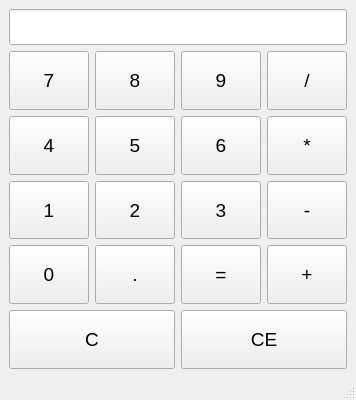
<?xml version="1.0" encoding="UTF-8"?>
<ui version="4.0">
 <class>Calculator</class>
 <widget class="QMainWindow" name="Calculator">
  <property name="geometry">
   <rect>
    <x>0</x>
    <y>0</y>
    <width>300</width>
    <height>400</height>
   </rect>
  </property>
  <property name="windowTitle">
   <string>Calculadora</string>
  </property>
  <widget class="QWidget" name="centralwidget">
   <layout class="QVBoxLayout" name="verticalLayout">
    <item>
     <widget class="QLineEdit" name="display">
      <property name="font">
       <font>
        <pointsize>18</pointsize>
        <bold>true</bold>
       </font>
      </property>
      <property name="alignment">
       <set>Qt::AlignRight|Qt::AlignTrailing|Qt::AlignVCenter</set>
      </property>
      <property name="readOnly">
       <bool>true</bool>
      </property>
     </widget>
    </item>
    <item>
     <layout class="QGridLayout" name="gridLayout">
      <item row="0" column="0">
       <widget class="QPushButton" name="button7">
        <property name="sizePolicy">
         <sizepolicy hsizetype="Minimum" vsizetype="Expanding">
          <horstretch>0</horstretch>
          <verstretch>0</verstretch>
         </sizepolicy>
        </property>
        <property name="font">
         <font>
          <pointsize>14</pointsize>
         </font>
        </property>
        <property name="text">
         <string>7</string>
        </property>
       </widget>
      </item>
      <item row="0" column="1">
       <widget class="QPushButton" name="button8">
        <property name="sizePolicy">
         <sizepolicy hsizetype="Minimum" vsizetype="Expanding">
          <horstretch>0</horstretch>
          <verstretch>0</verstretch>
         </sizepolicy>
        </property>
        <property name="font">
         <font>
          <pointsize>14</pointsize>
         </font>
        </property>
        <property name="text">
         <string>8</string>
        </property>
       </widget>
      </item>
      <item row="0" column="2">
       <widget class="QPushButton" name="button9">
        <property name="sizePolicy">
         <sizepolicy hsizetype="Minimum" vsizetype="Expanding">
          <horstretch>0</horstretch>
          <verstretch>0</verstretch>
         </sizepolicy>
        </property>
        <property name="font">
         <font>
          <pointsize>14</pointsize>
         </font>
        </property>
        <property name="text">
         <string>9</string>
        </property>
       </widget>
      </item>
      <item row="0" column="3">
       <widget class="QPushButton" name="buttonDivide">
        <property name="sizePolicy">
         <sizepolicy hsizetype="Minimum" vsizetype="Expanding">
          <horstretch>0</horstretch>
          <verstretch>0</verstretch>
         </sizepolicy>
        </property>
        <property name="font">
         <font>
          <pointsize>14</pointsize>
         </font>
        </property>
        <property name="text">
         <string>/</string>
        </property>
       </widget>
      </item>
      <item row="1" column="0">
       <widget class="QPushButton" name="button4">
        <property name="sizePolicy">
         <sizepolicy hsizetype="Minimum" vsizetype="Expanding">
          <horstretch>0</horstretch>
          <verstretch>0</verstretch>
         </sizepolicy>
        </property>
        <property name="font">
         <font>
          <pointsize>14</pointsize>
         </font>
        </property>
        <property name="text">
         <string>4</string>
        </property>
       </widget>
      </item>
      <item row="1" column="1">
       <widget class="QPushButton" name="button5">
        <property name="sizePolicy">
         <sizepolicy hsizetype="Minimum" vsizetype="Expanding">
          <horstretch>0</horstretch>
          <verstretch>0</verstretch>
         </sizepolicy>
        </property>
        <property name="font">
         <font>
          <pointsize>14</pointsize>
         </font>
        </property>
        <property name="text">
         <string>5</string>
        </property>
       </widget>
      </item>
      <item row="1" column="2">
       <widget class="QPushButton" name="button6">
        <property name="sizePolicy">
         <sizepolicy hsizetype="Minimum" vsizetype="Expanding">
          <horstretch>0</horstretch>
          <verstretch>0</verstretch>
         </sizepolicy>
        </property>
        <property name="font">
         <font>
          <pointsize>14</pointsize>
         </font>
        </property>
        <property name="text">
         <string>6</string>
        </property>
       </widget>
      </item>
      <item row="1" column="3">
       <widget class="QPushButton" name="buttonMultiply">
        <property name="sizePolicy">
         <sizepolicy hsizetype="Minimum" vsizetype="Expanding">
          <horstretch>0</horstretch>
          <verstretch>0</verstretch>
         </sizepolicy>
        </property>
        <property name="font">
         <font>
          <pointsize>14</pointsize>
         </font>
        </property>
        <property name="text">
         <string>*</string>
        </property>
       </widget>
      </item>
      <item row="2" column="0">
       <widget class="QPushButton" name="button1">
        <property name="sizePolicy">
         <sizepolicy hsizetype="Minimum" vsizetype="Expanding">
          <horstretch>0</horstretch>
          <verstretch>0</verstretch>
         </sizepolicy>
        </property>
        <property name="font">
         <font>
          <pointsize>14</pointsize>
         </font>
        </property>
        <property name="text">
         <string>1</string>
        </property>
       </widget>
      </item>
      <item row="2" column="1">
       <widget class="QPushButton" name="button2">
        <property name="sizePolicy">
         <sizepolicy hsizetype="Minimum" vsizetype="Expanding">
          <horstretch>0</horstretch>
          <verstretch>0</verstretch>
         </sizepolicy>
        </property>
        <property name="font">
         <font>
          <pointsize>14</pointsize>
         </font>
        </property>
        <property name="text">
         <string>2</string>
        </property>
       </widget>
      </item>
      <item row="2" column="2">
       <widget class="QPushButton" name="button3">
        <property name="sizePolicy">
         <sizepolicy hsizetype="Minimum" vsizetype="Expanding">
          <horstretch>0</horstretch>
          <verstretch>0</verstretch>
         </sizepolicy>
        </property>
        <property name="font">
         <font>
          <pointsize>14</pointsize>
         </font>
        </property>
        <property name="text">
         <string>3</string>
        </property>
       </widget>
      </item>
      <item row="2" column="3">
       <widget class="QPushButton" name="buttonMinus">
        <property name="sizePolicy">
         <sizepolicy hsizetype="Minimum" vsizetype="Expanding">
          <horstretch>0</horstretch>
          <verstretch>0</verstretch>
         </sizepolicy>
        </property>
        <property name="font">
         <font>
          <pointsize>14</pointsize>
         </font>
        </property>
        <property name="text">
         <string>-</string>
        </property>
       </widget>
      </item>
      <item row="3" column="0">
       <widget class="QPushButton" name="button0">
        <property name="sizePolicy">
         <sizepolicy hsizetype="Minimum" vsizetype="Expanding">
          <horstretch>0</horstretch>
          <verstretch>0</verstretch>
         </sizepolicy>
        </property>
        <property name="font">
         <font>
          <pointsize>14</pointsize>
         </font>
        </property>
        <property name="text">
         <string>0</string>
        </property>
       </widget>
      </item>
      <item row="3" column="1">
       <widget class="QPushButton" name="buttonDot">
        <property name="sizePolicy">
         <sizepolicy hsizetype="Minimum" vsizetype="Expanding">
          <horstretch>0</horstretch>
          <verstretch>0</verstretch>
         </sizepolicy>
        </property>
        <property name="font">
         <font>
          <pointsize>14</pointsize>
         </font>
        </property>
        <property name="text">
         <string>.</string>
        </property>
       </widget>
      </item>
      <item row="3" column="2">
       <widget class="QPushButton" name="buttonEquals">
        <property name="sizePolicy">
         <sizepolicy hsizetype="Minimum" vsizetype="Expanding">
          <horstretch>0</horstretch>
          <verstretch>0</verstretch>
         </sizepolicy>
        </property>
        <property name="font">
         <font>
          <pointsize>14</pointsize>
         </font>
        </property>
        <property name="text">
         <string>=</string>
        </property>
       </widget>
      </item>
      <item row="3" column="3">
       <widget class="QPushButton" name="buttonPlus">
        <property name="sizePolicy">
         <sizepolicy hsizetype="Minimum" vsizetype="Expanding">
          <horstretch>0</horstretch>
          <verstretch>0</verstretch>
         </sizepolicy>
        </property>
        <property name="font">
         <font>
          <pointsize>14</pointsize>
         </font>
        </property>
        <property name="text">
         <string>+</string>
        </property>
       </widget>
      </item>
      <item row="4" column="0" colspan="2">
       <widget class="QPushButton" name="buttonClear">
        <property name="sizePolicy">
         <sizepolicy hsizetype="Minimum" vsizetype="Expanding">
          <horstretch>0</horstretch>
          <verstretch>0</verstretch>
         </sizepolicy>
        </property>
        <property name="font">
         <font>
          <pointsize>14</pointsize>
         </font>
        </property>
        <property name="text">
         <string>C</string>
        </property>
       </widget>
      </item>
      <item row="4" column="2" colspan="2">
       <widget class="QPushButton" name="buttonClearEntry">
        <property name="sizePolicy">
         <sizepolicy hsizetype="Minimum" vsizetype="Expanding">
          <horstretch>0</horstretch>
          <verstretch>0</verstretch>
         </sizepolicy>
        </property>
        <property name="font">
         <font>
          <pointsize>14</pointsize>
         </font>
        </property>
        <property name="text">
         <string>CE</string>
        </property>
       </widget>
      </item>
     </layout>
    </item>
   </layout>
  </widget>
  <widget class="QStatusBar" name="statusbar"/>
 </widget>
 <resources/>
 <connections/>
</ui>
